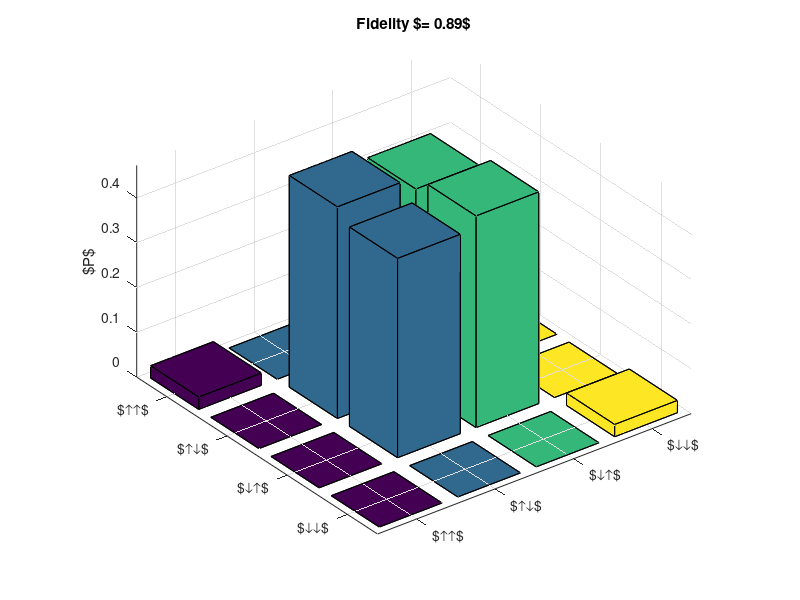

Write MATLAB code to recreate this figure.
% 2-qubit density matrix and entanglement measures
% DKS
% 2019-07-16


% config
sig_y = [0,-1i;1i,0];

v_psim = 1/sqrt(2)*[0;1;-1;0];
v_psip = 1/sqrt(2)*[0;1;1;0];
v_phip = 1/sqrt(2)*[1;0;0;1];
v_phim = 1/sqrt(2)*[1;0;0;-1];

rho_psim = v_psim'.*v_psim;
rho_psip = v_psip'.*v_psip;
rho_phip = v_phip'.*v_phip;
rho_phim = v_phim'.*v_phim;

rho_incoh = diag(ones(1,4))/4;


% psi+ with imperfections
p = 0.89        % fidelity

% rho = p* rho_psim + (1-p)*rho_incoh
rho = p* rho_psip + (1-p)*rho_incoh


% 1. entanglement of formation
spinflip = @(rho) kron(sig_y,sig_y)*conj(rho)*kron(sig_y,sig_y);
C = @(L) max([0, 2*L(1) - sum(L)])          % concurrence
h = @(x) -x*log2(x) - (1-x)*log2(1-x)
E_eof = @(C) h(0.5*(1 + sqrt(1 - C^2)))     % formula for entanglement of formation of arbitrary 2-qubit states

X = rho*spinflip(rho);
lambdas = sort(sqrt(eig(X)),'descend')

% equivalent way to evaluate eigenvalues:
% R = sqrt( sqrt(rho) .* rho_bar .* sqrt(rho));
% lambdas = sort(eig(R),'descend')


E = E_eof(C(lambdas))             % entanglement of formation


% plot
H = figure;
p_dm = bar3(rho);

ax=gca;

dm_basis_label = {'$\uparrow\uparrow$';'$\uparrow\downarrow$';'$\downarrow\uparrow$';'$\downarrow\downarrow$'};
set(ax,'XTickLabel',dm_basis_label);
set(ax,'YTickLabel',dm_basis_label);
zlabel('$P$');
titlestr = sprintf('Fidelity $= %0.2g$',p);
title(titlestr);